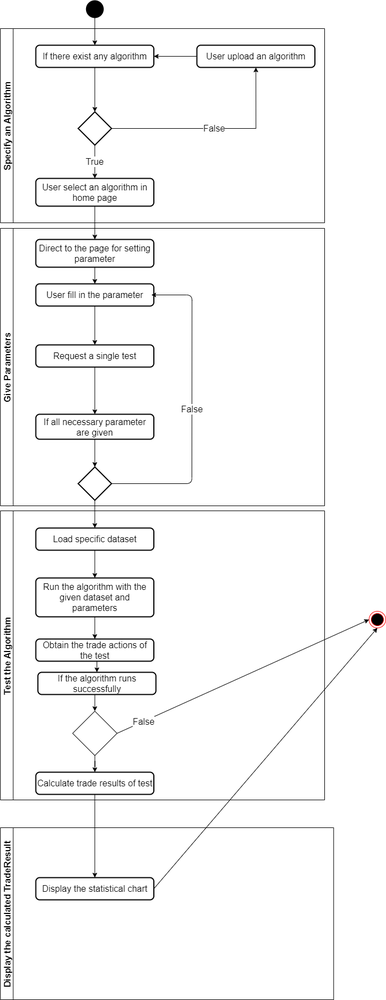
#> input picture SDD/Process Design.png, 386 x 1000 px, shrunk from 695 x 1802 before the run
$ python -i B.py   (imports and definitions only)
#> lines starting #> are read from the running program, lines starting #| are printed output that depends on the picture
import cv2
import numpy as np
from PIL import Image


def waterColor(input_filename, output_filename):
    # Parameters
#> called with input_filename = '../../../SDD/Process Design.png', output_filename = 'out.png'
    average_square = (5, 5)
    sigma_x = 0
    k=20
    line_average = (9, 9)
    line_sigma_x = 0
    multi_w = 0.4
    paint_w = 0.9
    gamma = 1.5
    method = 2

    image = cv2.imread(input_filename, 1)
#> image is the input picture: shape (1000, 386, 3); mean B, G, R 246.2, 246.2, 246.3

    # GaussianBlur
    image_blurring = cv2.GaussianBlur(image, average_square, sigma_x)
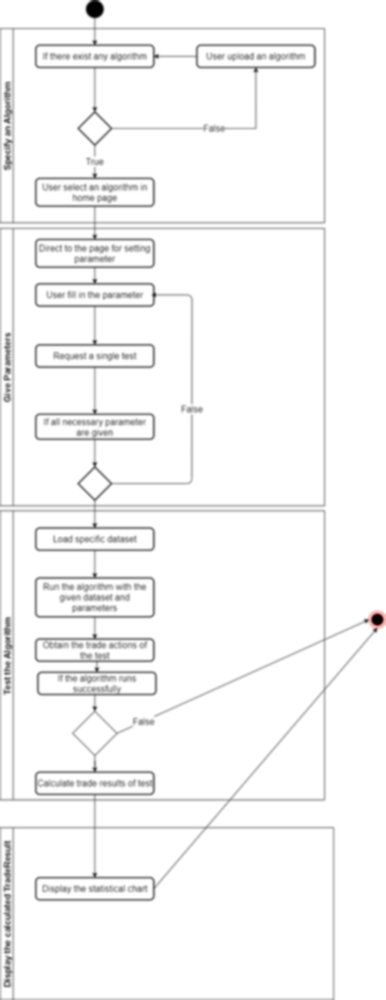
#> image_blurring: shape (1000, 386, 3); mean B, G, R 246.4, 246.4, 246.4
    w , h , channel = image_blurring.shape
#> w = 1000; h = 386; channel = 3
    image_reshape = np.zeros((w , h ,3), np.uint8)

    # Quantization, GaussianBlur
    image_reshape = image_blurring // k * k
    paint = cv2.GaussianBlur(image_reshape, average_square, sigma_x)

    # Sobel edge detection
    image_preprocessed  = cv2.cvtColor(cv2.GaussianBlur(image, line_average, line_sigma_x), cv2.COLOR_BGR2GRAY)

    # Canny edge detection
    image_binary = cv2.Canny(image_preprocessed, threshold1 = 50, threshold2 = 55)
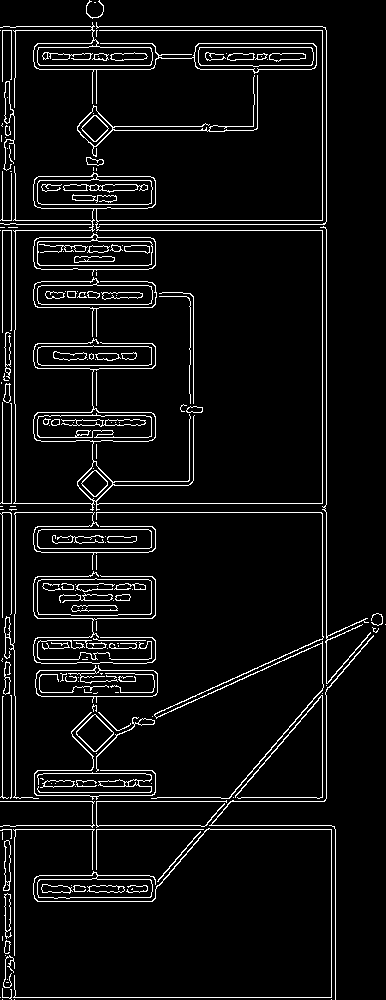
#> image_binary: shape (1000, 386); 6.2% white in thin lines or dots
    image_binary = cv2.GaussianBlur(image_binary, average_square, sigma_x)
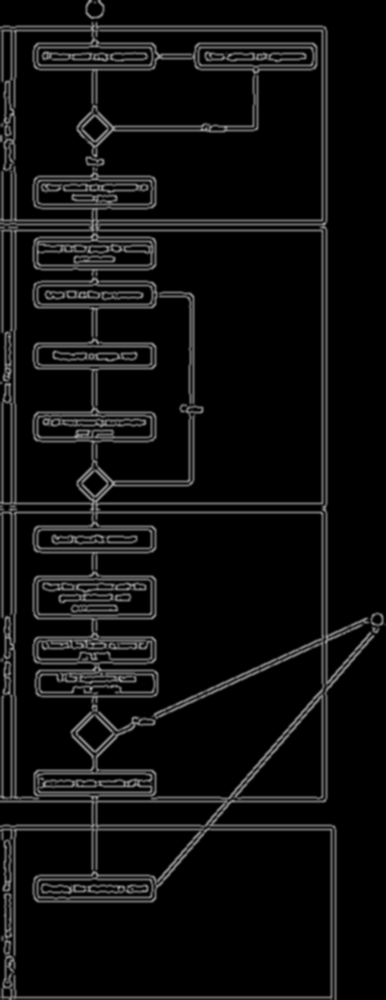
#> image_binary: shape (1000, 386); min 0, max 164, mean 15.9
    res, image_binary = cv2.threshold(image_binary, 90, 255, cv2.THRESH_BINARY_INV)
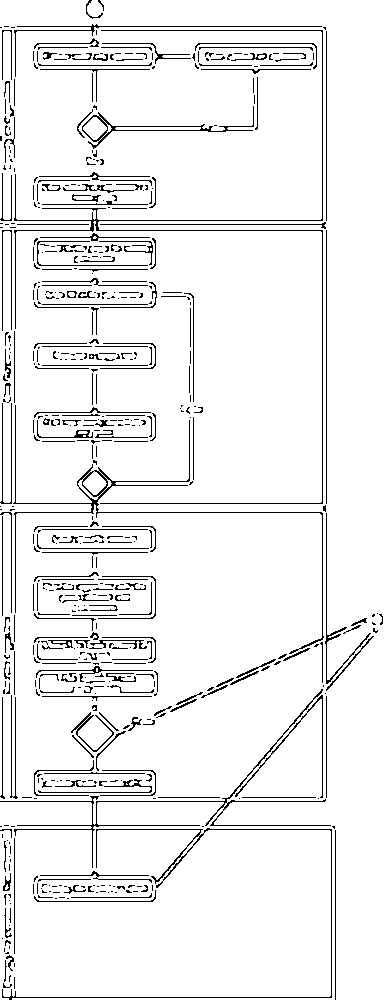
#> image_binary: shape (1000, 386); 93.7% white; black in thin lines or dots

    # Other procedures
    w , h , channel = paint.shape
    image_binary = np.where(image_binary > 0, 255, 0)
#> image_binary: shape (1000, 386) int64; 93.7% white; black in thin lines or dots
    image_binary = np.dstack((image_binary, image_binary, image_binary))
#> image_binary: shape (1000, 386, 3) int64; 93.7% white; black in thin lines or dots
    QQ = np.multiply(paint, image_binary) // 255
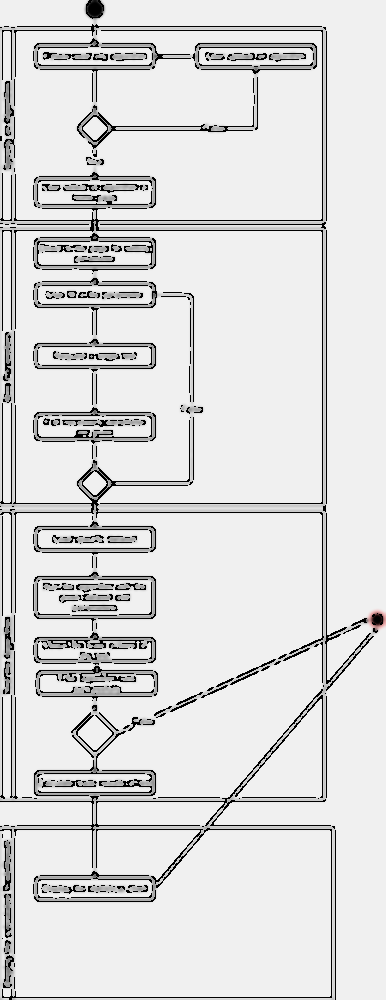
#> QQ: shape (1000, 386, 3) int64; mean B, G, R 219.4, 219.4, 219.4
    result = np.array(QQ, np.uint8)

    d = cv2.addWeighted(result, multi_w, paint, paint_w, gamma)
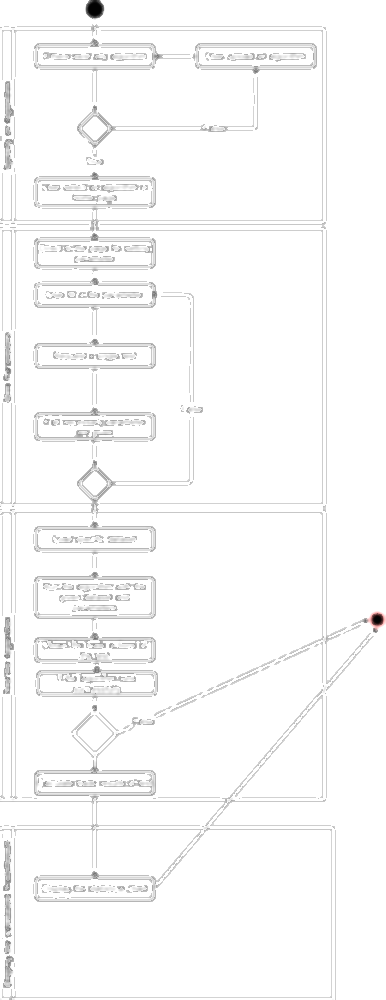
#> d: shape (1000, 386, 3); mean B, G, R 249.5, 249.5, 249.5

    # Output the frame
    cv2.imwrite(output_filename, d)

>>> result = waterColor('../../../SDD/Process Design.png', 'out.png')
